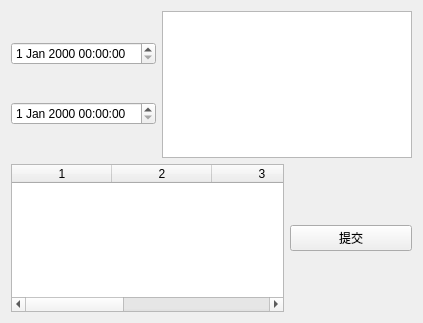
<?xml version="1.0" encoding="UTF-8"?>
<ui version="4.0">
 <class>LeaveApproveWidget</class>
 <widget class="QWidget" name="LeaveApproveWidget">
  <property name="geometry">
   <rect>
    <x>0</x>
    <y>0</y>
    <width>423</width>
    <height>323</height>
   </rect>
  </property>
  <property name="windowTitle">
   <string>Form</string>
  </property>
  <layout class="QGridLayout" name="gridLayout">
   <item row="0" column="0">
    <layout class="QVBoxLayout" name="verticalLayout">
     <item>
      <widget class="QDateTimeEdit" name="editStart"/>
     </item>
     <item>
      <widget class="QDateTimeEdit" name="editEnd"/>
     </item>
    </layout>
   </item>
   <item row="0" column="1" colspan="2">
    <widget class="QTextEdit" name="editReason"/>
   </item>
   <item row="1" column="0" colspan="2">
    <widget class="QTableWidget" name="tableHistory">
     <property name="rowCount">
      <number>0</number>
     </property>
     <property name="columnCount">
      <number>5</number>
     </property>
     <column/>
     <column/>
     <column/>
     <column/>
     <column/>
    </widget>
   </item>
   <item row="1" column="2">
    <widget class="QPushButton" name="btnSubmit">
     <property name="text">
      <string>提交</string>
     </property>
    </widget>
   </item>
  </layout>
 </widget>
 <resources/>
 <connections/>
</ui>
